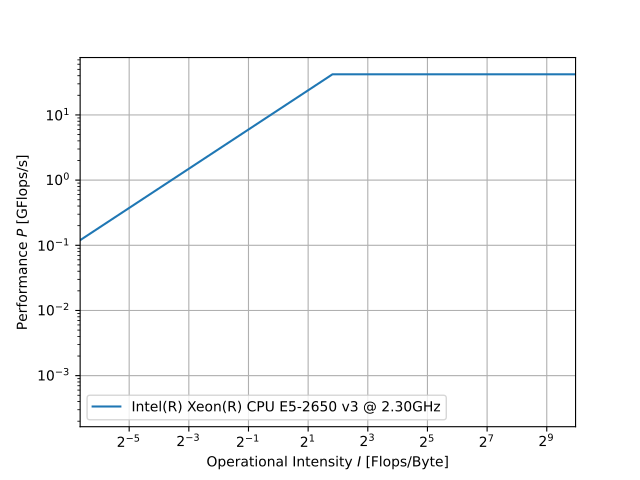

Reproduce this figure in Python.
import matplotlib.pyplot as plt
import numpy as np


def plot_roofline(Pmax, bmax, Imin, Imax, N=1000, ax=None, **plt_kwargs):
    if ax is None:
        ax = plt.gca()
    I = np.logspace(np.log(Imin), np.log(Imax), N)
    P = bmax * I
    P = np.minimum(P, Pmax)
    ax.loglog(I, P, **plt_kwargs)
    ax.set_xscale('log', base=2)
    # ax.set_yscale('log', base=2)
    ax.grid(True)
    ax.set_xlim(Imin, Imax)
    ax.set_xlabel(rf"Operational Intensity $I$ [Flops/Byte]")
    ax.set_ylabel(rf"Performance $P$ [GFlops/s]")
    return ax


if __name__ == "__main__":
    fig, ax = plt.subplots()
    ax = plot_roofline(Pmax=42, bmax=12, Imin=1.e-2, Imax=1.e+3, ax=ax,
                       label="Intel(R) Xeon(R) CPU E5-2650 v3 @ 2.30GHz")
    ax.legend()
    plt.savefig("roofline.pdf")
    plt.show()
